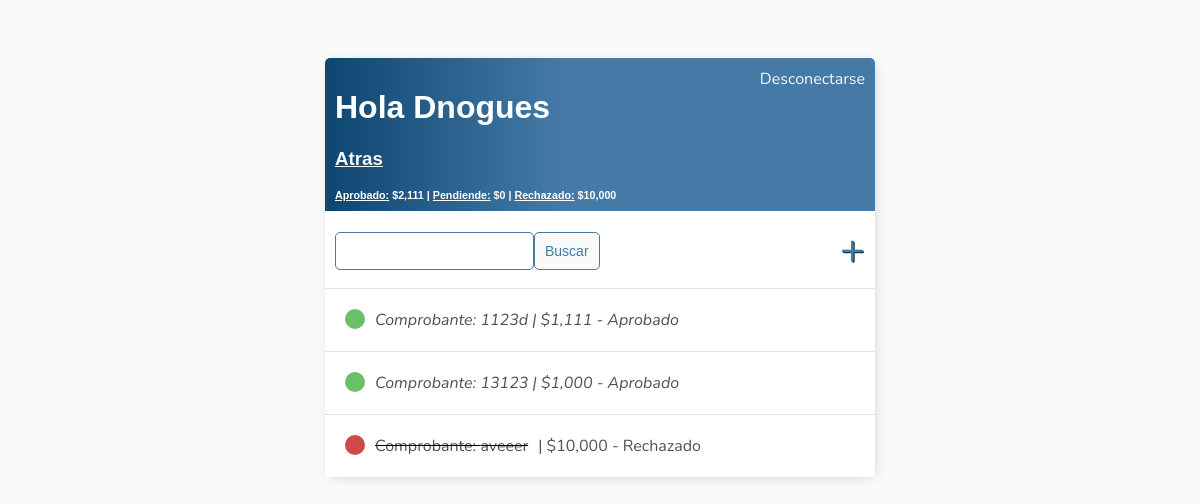
The app's page /pagos/preventas/1 (signed in), older data.
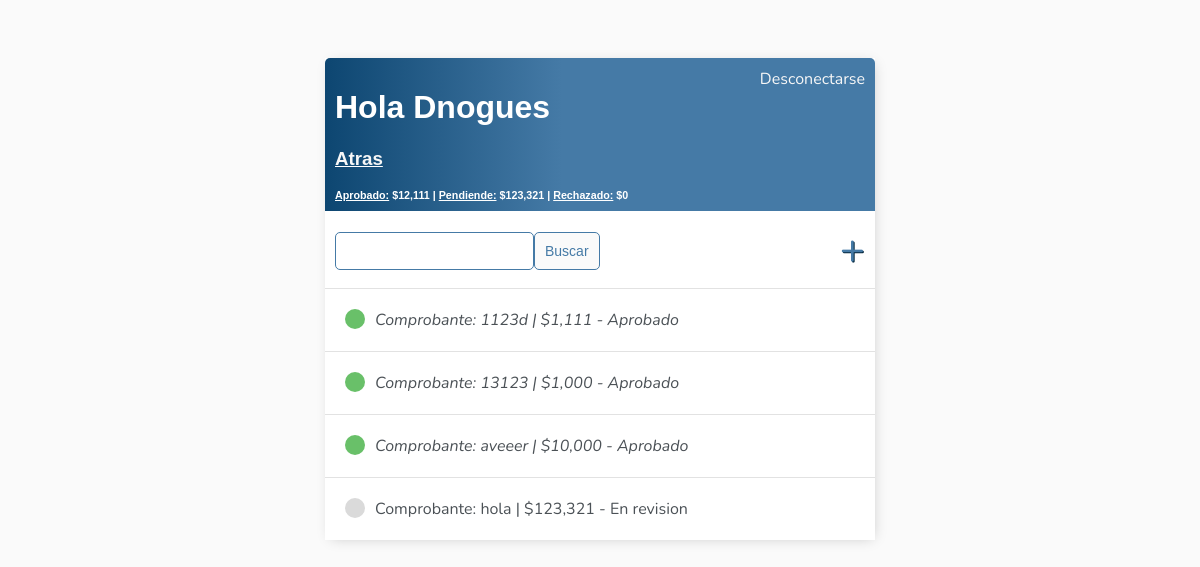
The same page, newer data.
### pagos/models.py (models this page shows, shortened)
class Pago(models.Model):
    preventa = models.ForeignKey(Preventa, on_delete=models.CASCADE, blank=True, null=True)
    numero_comprobante = models.CharField(max_length=50)
    depositante_cuit = models.IntegerField(verbose_name='Datos Depositante')
    monto = models.IntegerField()
    comprobante = models.ImageField(upload_to=save_path)
    motivo_rechazo = models.TextField(null=True,blank=True, max_length=1000)
    choices = [('1Pendiente','Pendiente'),('2Aprobado','Aprobado'),('3Rechazado','Rechazado')]
    estado = models.CharField(choices=choices, max_length=30, blank=True,default='1Pendiente')
    fecha_carga = models.DateTimeField(auto_now_add=True, blank=True, null=True)
    fecha_aprobado = models.DateTimeField(blank=True, null=True)
    acreditado = models.BooleanField(default=False)
    class Meta:
        verbose_name = 'pago'
        verbose_name_plural = 'pagos'

### pagos/views.py (the view)
# urls.py: path('preventas/<int:pk>', views.ListaPagosPreventa.as_view(),name='lista-pagos-preventa'),
class ListaPagosPreventa(LoginRequiredMixin, ListView):
    model = Pago
    template_name = 'pagos/pago_list.html'
    context_object_name = "pagos"
    def get_queryset(self):
        return Pago.objects.filter(preventa_id=self.kwargs['pk']).all()
    def get_context_data(self, **kwargs):
        context = super().get_context_data(**kwargs)
        context['pagos']= Pago.objects.filter(preventa_id=self.kwargs['pk'])
        context['monto_aprobado']= context['pagos'].filter(estado='2Aprobado').aggregate(Sum('monto'))['monto__sum']
        context['monto_pendiente']= context['pagos'].filter(estado='1Pendiente').aggregate(Sum('monto'))['monto__sum']
        context['monto_rechazado']= context['pagos'].filter(estado='3Rechazado').aggregate(Sum('monto'))['monto__sum']
        search = self.request.GET.get('search-area') or ''
        context['pagos'] = context['pagos'].filter(numero_comprobante__icontains=search)
        return context

### pagos/templates/pagos/pago_list.html
{% extends 'tareas/base.html' %}
{% block content %}
{% load humanize %}
<div class="header-bar">
    <div>
        <div >
            <h1>Hola {{request.user|title}}</h1>
            <u><a href="{% url 'pagos_preventa' %}"><h3 style="margin-right: 20px; display: flex;">Atras</h3></a></u>
            <h6 style="margin:0"><u>Aprobado:</u> ${{monto_aprobado|default:"0"|intcomma:2}} | <u>Pendiende:</u> ${{monto_pendiente|default:"0"|intcomma:2}} | <u>Rechazado:</u> ${{monto_rechazado|default:"0"|intcomma:2}}</h6>
        </div>
    </div>
    {% if request.user.is_authenticated %}
    <a href="{% url 'logout' %}">Desconectarse</a>
    {% else %}
    <a href="{% url 'login' %}">Conectarse</a>
    {% endif %}
</div>
<div id="search-add-wraper">
    <form method="GET" style="margin-top: 3px; display:flex;">
        <input type="text" name="search-area" value="{{search_input}}">
        <input class= 'button' type="submit" value="Buscar">
    </form>
    <a id="add-link" href="{% url 'crear-pago' %}">&#x2b;</a>
</div>
<div class="task-items-wraper">
    {% for pago in pagos %}
        <div class="task-wraper">
            {% if pago.estado == '2Aprobado' %}
                <div class="task-title">
                    <div class="task-complete-icon"></div>
                    <i><a href="{% url 'actualizar-pago' pk=pago.id %}">Comprobante: {{pago.numero_comprobante}} | ${{pago.monto|intcomma:2}} - Aprobado</a></i>
                </div>
            {% elif pago.estado == '3Rechazado' %}
                <div class="task-title">
                    <div class="task-rejected-icon"></div>
                    <s><a href="{% url 'actualizar-pago' pk=pago.id %}">Comprobante: {{pago.numero_comprobante}}</s> | ${{pago.monto|intcomma:2}} - Rechazado</a>
                </div>
            {% else %}
                <div class="task-title">
                    <div class="task-incomplete-icon"></div>
                    <a href="{% url 'actualizar-pago' pk=pago.id %}">Comprobante: {{pago.numero_comprobante}} | ${{pago.monto|intcomma:2}} - En revision</a>
                </div>
            {% endif %}
        </div>
    {% empty %}
    <h3>No hay pagos Registrados</h3>
    {% endfor %}
</div>
{% endblock content%}

Row changes from the older to the newer data that the page shows:
changed Pago "aveeer": estado "- Rechazado" → "- Aprobado"
added Pago: numero_comprobante "hola", monto "123,321"
Text that changed along with them:
{{ monto_aprobado|default:"0"|intcomma:2 }}: "2,111" → "12,111"
{{ monto_pendiente|default:"0"|intcomma:2 }}: "0" → "123,321"
{{ monto_rechazado|default:"0"|intcomma:2 }}: "10,000" → "0"
